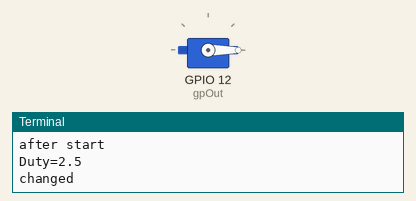
A program run on a simulated Raspberry Pi (BCM pin numbers). Shown: servo, the last lines printed to the terminal. Servo angles are drawn from the pulse width (0.5 ms = 0°, 2.5 ms = 180°).

Above: at 0.05 s.
At 4.0 s:
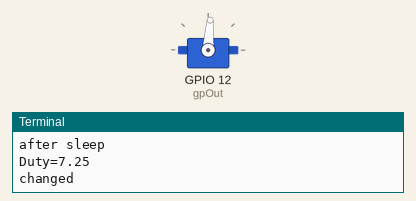
Timing chart, 0 to 5.2 s (numbered marks = the images above):
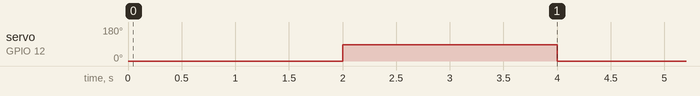

The program:

servo1.py
```python
import RPi.GPIO as GPIO
import time
import sys

GPIO.setmode(GPIO.BCM)

gpOut = 12
GPIO.setup(gpOut, GPIO.OUT)

servo = GPIO.PWM(gpOut, 50)


while True:
  print("befor start")
  servo.start(0)
  print("after start")
  for turn in [2.5, 7.25]:
    print("Duty={}".format(turn))
    servo.ChangeDutyCycle(turn)
    print("changed")
    time.sleep(2)
    print("after sleep")

servo.stop()
GPIO.cleanup(gpOut)
```

Measured:
- by itself, servo on GPIO 12 (gpOut): alternates 86° for 2.0 s and 0° for 2.0 s
